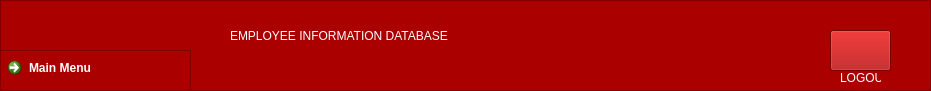
   <widget class="QFrame" name="frame">
    <property name="geometry">
     <rect>
      <x>0</x>
      <y>0</y>
      <width>931</width>
      <height>91</height>
     </rect>
    </property>
    <property name="cursor">
     <cursorShape>ArrowCursor</cursorShape>
    </property>
    <property name="styleSheet">
     <string notr="true">*{background-color: rgb(170, 0, 0);
color: rgb(255, 255, 255);}
#pushmenuin{
background-color: rgb(170, 0, 0);
	font: 87 10pt &quot;Arial Black&quot;;
}

#pushmenuin:hover{
background-color: rgb(255, 85, 0);
}</string>
    </property>
    <property name="frameShape">
     <enum>QFrame::StyledPanel</enum>
    </property>
    <property name="frameShadow">
     <enum>QFrame::Raised</enum>
    </property>
    <widget class="QLabel" name="label_4">
     <property name="geometry">
      <rect>
       <x>230</x>
       <y>10</y>
       <width>501</width>
       <height>51</height>
      </rect>
     </property>
     <property name="styleSheet">
      <string notr="true">font: 87 18pt &quot;Arial Black&quot;;</string>
     </property>
     <property name="text">
      <string>EMPLOYEE INFORMATION DATABASE</string>
     </property>
    </widget>
    <widget class="QPushButton" name="pushLogout">
     <property name="geometry">
      <rect>
       <x>830</x>
       <y>30</y>
       <width>61</width>
       <height>41</height>
      </rect>
     </property>
     <property name="cursor">
      <cursorShape>PointingHandCursor</cursorShape>
     </property>
     <property name="styleSheet">
      <string notr="true">image:url(:/iconss/logout_icon.png)
</string>
     </property>
     <property name="text">
      <string/>
     </property>
    </widget>
    <widget class="QLabel" name="label_30">
     <property name="geometry">
      <rect>
       <x>840</x>
       <y>70</y>
       <width>41</width>
       <height>16</height>
      </rect>
     </property>
     <property name="text">
      <string>LOGOUT</string>
     </property>
    </widget>
    <widget class="QFrame" name="frame_5">
     <property name="geometry">
      <rect>
       <x>0</x>
       <y>50</y>
       <width>191</width>
       <height>41</height>
      </rect>
     </property>
     <property name="frameShape">
      <enum>QFrame::StyledPanel</enum>
     </property>
     <property name="frameShadow">
      <enum>QFrame::Sunken</enum>
     </property>
     <widget class="QCommandLinkButton" name="pushmenuin">
      <property name="geometry">
       <rect>
        <x>0</x>
        <y>0</y>
        <width>191</width>
        <height>41</height>
       </rect>
      </property>
      <property name="cursor">
       <cursorShape>PointingHandCursor</cursorShape>
      </property>
      <property name="text">
       <string>Main Menu</string>
      </property>
      <property name="icon">
       <iconset>
        <normalon>:/newPrefix/hamburgericon.png</normalon>
        <disabledoff>:/newPrefix/hamburgericon.png</disabledoff>
        <disabledon>:/newPrefix/hamburgericon.png</disabledon>
        <activeoff>:/newPrefix/hamburgericon.png</activeoff>
        <activeon>:/newPrefix/hamburgericon.png</activeon>
       </iconset>
      </property>
      <property name="iconSize">
       <size>
        <width>40</width>
        <height>40</height>
       </size>
      </property>
     </widget>
    </widget>
    <zorder>label_4</zorder>
    <zorder>label_30</zorder>
    <zorder>pushLogout</zorder>
    <zorder>frame_5</zorder>
   </widget>
